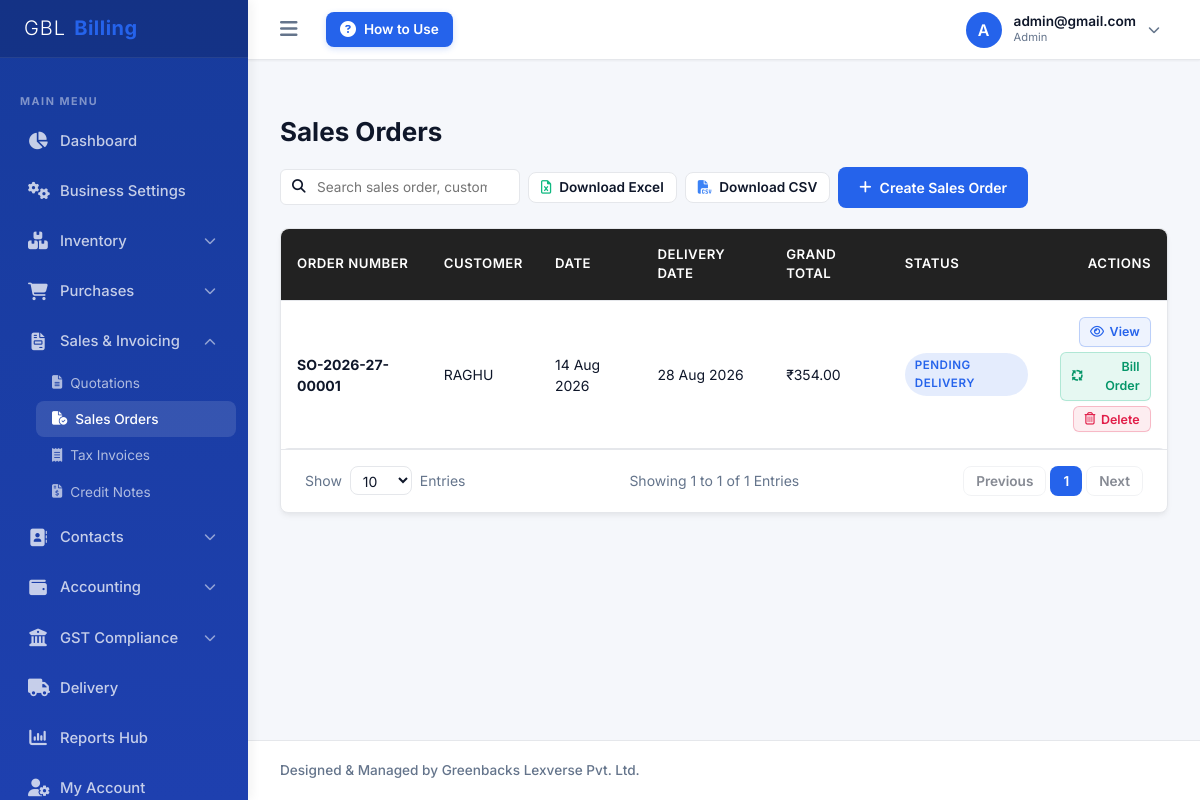
Page /company/sales-orders/ (signed in) on the committed database.
### billing/models.py (models this page shows, shortened)
class CustomUser(AbstractUser):
    ROLE_CHOICES = [
        ('SUPERADMIN', 'System Superadmin'),  # For Admin Panel Owner
        ('ADMIN', 'Company Admin'),           # Company Owner
        ('ACCOUNTANT', 'Accountant'),
        ('BILLING_STAFF', 'Billing Staff'),
        ('SALES_STAFF', 'Sales Staff'),
        ('INVENTORY_STAFF', 'Inventory Staff'),
    ]
    company = models.ForeignKey(Company, on_delete=models.CASCADE, null=True, blank=True, related_name='users')
    role = models.CharField(max_length=20, choices=ROLE_CHOICES, default='ADMIN')
    mobile = models.CharField(max_length=15, blank=True, null=True)
    profile_photo = models.ImageField(upload_to='profile_photos/', blank=True, null=True)
    updated_at = models.DateTimeField(auto_now=True, null=True)
    def get_profile_photo_url(self):
        if self.profile_photo:
            try:
                timestamp = int(self.updated_at.timestamp()) if self.updated_at else 1
                return f"{self.profile_photo.url}?v={timestamp}"
            except Exception:
                return self.profile_photo.url
        return None

class SalesOrder(models.Model):
    STATUS_CHOICES = [('DRAFT', 'Draft'), ('PENDING', 'Pending Delivery'), ('PARTIALLY_DELIVERED', 'Partially Delivered'), ('DELIVERED', 'Delivered'), ('CANCELLED', 'Cancelled'), ('INVOICED', 'Invoiced')]
    company = models.ForeignKey(Company, on_delete=models.CASCADE)
    customer = models.ForeignKey(Customer, on_delete=models.PROTECT)
    order_number = models.CharField(max_length=50)
    order_date = models.DateField()
    expected_delivery = models.DateField()
    subtotal = models.DecimalField(max_digits=15, decimal_places=2, default=Decimal('0.00'))
    discount_total = models.DecimalField(max_digits=15, decimal_places=2, default=Decimal('0.00'))
    taxable_value = models.DecimalField(max_digits=15, decimal_places=2, default=Decimal('0.00'))
    cgst_total = models.DecimalField(max_digits=15, decimal_places=2, default=Decimal('0.00'))
    sgst_total = models.DecimalField(max_digits=15, decimal_places=2, default=Decimal('0.00'))
    igst_total = models.DecimalField(max_digits=15, decimal_places=2, default=Decimal('0.00'))
    cess_total = models.DecimalField(max_digits=15, decimal_places=2, default=Decimal('0.00'))
    round_off = models.DecimalField(max_digits=5, decimal_places=2, default=Decimal('0.00'))
    grand_total = models.DecimalField(max_digits=15, decimal_places=2, default=Decimal('0.00'))
    status = models.CharField(max_length=20, choices=STATUS_CHOICES, default='DRAFT')
    notes = models.TextField(blank=True, null=True)
    terms = models.TextField(blank=True, null=True)
    class Meta:
        unique_together = ('company', 'order_number')

class Customer(models.Model):
    CUSTOMER_TYPES = [
        ('REGISTERED', 'Regular Registered'),
        ('COMPOSITION', 'Composition Scheme'),
        ('UNREGISTERED', 'Unregistered Business'),
        ('CONSUMER', 'Consumer / Retailer'),
        ('SEZ', 'SEZ Developer / Unit'),
        ('EXPORT', 'Overseas Export'),
    ]
    company = models.ForeignKey(Company, on_delete=models.CASCADE)
    name = models.CharField(max_length=200)
    business_name = models.CharField(max_length=200, blank=True, null=True)
    customer_type = models.CharField(max_length=20, choices=CUSTOMER_TYPES, default='CONSUMER')
    gstin = models.CharField(max_length=15, blank=True, null=True)
    pan = models.CharField(max_length=10, blank=True, null=True)
    email = models.EmailField(blank=True, null=True)
    mobile = models.CharField(max_length=15)
    alternate_mobile = models.CharField(max_length=15, blank=True, null=True)
    billing_address = models.TextField()
    billing_city = models.CharField(max_length=100)
    billing_state = models.CharField(max_length=100)
    billing_state_code = models.CharField(max_length=2)
    billing_pincode = models.CharField(max_length=6)
    shipping_address = models.TextField(blank=True, null=True)
    shipping_city = models.CharField(max_length=100, blank=True, null=True)
    shipping_state = models.CharField(max_length=100, blank=True, null=True)
    shipping_state_code = models.CharField(max_length=2, blank=True, null=True)
    shipping_pincode = models.CharField(max_length=6, blank=True, null=True)
    credit_limit = models.DecimalField(max_digits=12, decimal_places=2, default=Decimal('0.00'))
    credit_days = models.IntegerField(default=30)
    opening_balance = models.DecimalField(max_digits=12, decimal_places=2, default=Decimal('0.00'))
    opening_balance_type = models.CharField(max_length=2, choices=[('DR', 'Debit (Receivable)'), ('CR', 'Credit (Payable)')], default='DR')
    outstanding_balance = models.DecimalField(max_digits=12, decimal_places=2, default=Decimal('0.00'))
    is_active = models.BooleanField(default=True)
    created_at = models.DateTimeField(auto_now_add=True)

### billing/views.py (the view, shortened to what this page needs)
# urls.py: path('company/sales-orders/', views.SalesOrderListView.as_view(), name='sales_order_list'),
class SalesOrderListView(CompanyRequiredMixin, CompanyQuerySetMixin, PaginationMixin, ListView):
    model = SalesOrder
    template_name = 'company/sales_order_list.html'
    context_object_name = 'orders'
    def get_queryset(self):
        qs = super().get_queryset().order_by('-order_date', '-id')
        search = self.request.GET.get('search')
        status = self.request.GET.get('status')
        if status:
            qs = qs.filter(status=status)
        else:
            qs = qs.exclude(status='CANCELLED')
        return qs

### billing/context_processors.py (called while the page is built)
def global_gst_states(request):
    return {
        'indian_states': INDIAN_STATES_AND_UTS,
    }

### billing/mixins.py (called while the page is built)
    def dispatch(self, request, *args, **kwargs):
        if not request.user.is_authenticated:
            return self.handle_no_permission()
        if request.user.role == 'SUPERADMIN':
            raise PermissionDenied("System Superadmins cannot access Company Panel.")
        if not request.user.company or not request.user.company.is_active:
            raise PermissionDenied("You do not belong to an active business account.")
        company = request.user.company
        if company.subscription_status == 'SUSPENDED':
            raise PermissionDenied("Your business subscription is suspended. Please contact admin.")
        return super().dispatch(request, *args, **kwargs)

    def get_queryset(self):
        queryset = super().get_queryset()
        return queryset.filter(company=self.request.user.company)

    def get_paginate_by(self, queryset):
        try:
            limit = int(self.request.GET.get('entries', 10))
            if limit in [10, 25, 50, 100]:
                return limit
        except (ValueError, TypeError):
            pass
        return 10

    def get_context_data(self, **kwargs):
        context = super().get_context_data(**kwargs)
        context['entries'] = self.request.GET.get('entries', '10')
        return context

### templates/company/sales_order_list.html (shortened to what this page needs)
{% extends 'base_company.html' %}
{% block sub_sales_orders %}sub-item-active{% endblock %}
{% block content %}
<div class="page-header" style="display: flex; justify-content: space-between; align-items: center; flex-wrap: wrap; gap: 1rem;">
    <h1 class="page-title" style="margin: 0;">Sales Orders</h1>
    <div style="display: flex; gap: 0.5rem; align-items: center; flex-wrap: wrap;">
        {% include 'common_table_search.html' with placeholder="Search sales order, customer..." %}
        <button type="button" class="btn btn-secondary" onclick="exportTableData('excel', 'Sales_Orders')" style="font-size: 0.85rem; padding: 0.4rem 0.75rem;" title="Download Excel">
            <i class="fa-regular fa-file-excel" style="color: #10b981;"></i> Download Excel
        </button>
        <button type="button" class="btn btn-secondary" onclick="exportTableData('csv', 'Sales_Orders')" style="font-size: 0.85rem; padding: 0.4rem 0.75rem;" title="Download CSV">
            <i class="fa-solid fa-file-csv" style="color: #3b82f6;"></i> Download CSV
        </button>
        <a href="{% url 'sales_order_add' %}" class="btn btn-primary">
            <i class="fa-solid fa-plus"></i> Create Sales Order
        </a>
    </div>
</div>
<div class="table-container-ajax" id="table-container">
<div class="card-container">
    <div class="table-responsive">
        <table class="custom-table">
            <thead>
                <tr>
                    <th>Order Number</th>
                    <th>Customer</th>
                    <th>Date</th>
                    <th>Delivery Date</th>
                    <th>Grand Total</th>
                    <th>Status</th>
                    <th style="text-align: right;">Actions</th>
                </tr>
            </thead>
            <tbody>
                {% for o in orders %}
                    <tr>
                        <td><strong>{{ o.order_number }}</strong></td>
                        <td>{{ o.customer.name }}</td>
                        <td>{{ o.order_date|date:"d M Y" }}</td>
                        <td>{{ o.expected_delivery|date:"d M Y" }}</td>
                        <td>₹{{ o.grand_total }}</td>
                        <td>
                            <span class="badge {% if o.status == 'INVOICED' %}badge-success{% else %}badge-info{% endif %}">
                                {{ o.get_status_display }}
                            </span>
                        </td>
                        <td style="text-align: right;">
                            <div style="display: flex; flex-direction: column; gap: 0.35rem; align-items: flex-end;">
                                <a href="{% url 'sales_order_view' o.id %}" class="btn-action-view" title="View Details"><i class="fa-regular fa-eye"></i> View</a>
                                {% if o.status != 'INVOICED' %}
                                    <a href="{% url 'sales_order_convert' o.id %}" class="btn-action-convert" title="Bill Order"><i class="fa-solid fa-arrows-spin"></i> Bill Order</a>
                                {% endif %}
                                <button type="button" onclick="triggerGlobalDelete('/api/delete/sales-order/{{ o.id }}/', '{{ o.order_number }}')" class="btn-action-delete" title="Delete Order">
                                    <i class="fa-regular fa-trash-can"></i> Delete
                                </button>
                            </div>
                        </td>
                    </tr>
                {% empty %}
                    <tr>
                        <td colspan="7" style="text-align: center; color: var(--muted-foreground); padding: 2rem;">No sales orders logged.</td>
                    </tr>
                {% endfor %}
            </tbody>
        </table>
    </div>
    {% include 'common_pagination.html' %}
</div>
</div>
{% endblock %}

### templates/base.html (shortened to what this page needs)
{% load static %}
<!DOCTYPE html>
<html lang="en">
<head>
    <link href="https://cdnjs.cloudflare.com/ajax/libs/font-awesome/6.4.0/css/all.min.css" rel="stylesheet">
    <link rel="stylesheet" href="{% static 'css/styles.css' %}">
</head>
<body>
    <div class="app-container">
        <aside class="sidebar" id="sidebar">
            <div class="sidebar-header">
                <div class="sidebar-logo">
                    <span style="color: #ffffff; font-weight: 300; letter-spacing: 1px;">GBL</span><span style="color: #2563eb; font-weight: 700; letter-spacing: 0.5px;">Billing</span>
                </div>
            </div>
            <ul class="sidebar-menu">
                {% block sidebar_menu %}{% endblock %}
            </ul>
        </aside>
        <div class="main-wrapper">
            <header class="app-header">
                <div class="header-left">
                    <button type="button" class="toggle-sidebar-btn" id="toggle-sidebar" onclick="toggleAppSidebar(event)" title="Toggle Sidebar">
                        <i class="fa-solid fa-bars"></i>
                    </button>
                    <a href="{% url 'how_to_use' %}" class="btn-how-to-use" title="How to Use - User Guide">
                        <i class="fa-solid fa-circle-question"></i>
                        <span>How to Use</span>
                    </a>
                </div>
                <div class="header-right">
                    <div class="profile-trigger-container" id="profile-area">
                        <div class="user-profile" id="profile-btn">
                            <div class="user-avatar" id="header-user-avatar-box">
                                {% if request.user.get_profile_photo_url %}
                                    <img id="header-user-avatar" src="{{ request.user.get_profile_photo_url }}" alt="Profile" style="width: 100%; height: 100%; object-fit: cover; border-radius: 50%;">
                                {% else %}
                                    <span id="header-user-initial">{{ request.user.username|slice:":1"|upper }}</span>
                                {% endif %}
                            </div>
                            <div class="user-info-text">
                                <div style="font-size: 0.85rem; font-weight: 600; line-height: 1.2;">{{ request.user.username }}</div>
                                <div style="font-size: 0.7rem; color: var(--muted); text-transform: capitalize;">{{ request.user.role|lower }}</div>
                            </div>
                            <i class="fa-solid fa-chevron-down dropdown-arrow"></i>
                        </div>
                    </div>
                </div>
            </header>
            <main class="content-body">
                {% block content %}{% endblock %}
            </main>
            <footer class="app-footer">
                <div style="font-size: 0.85rem; font-weight: 500;">Designed & Managed by Greenbacks Lexverse Pvt. Ltd.</div>
            </footer>
        </div>
    </div>
</body>
</html>

### rows in the picture
CustomUser: user.username "A", user.username "admin@gmail.com", user.role "Admin"
SalesOrder: order_number "SO-2026-27-00001", customer.name "RAGHU", order_date "14 Aug 2026", expected_delivery "28 Aug 2026", grand_total "354.00", status "PENDING DELIVERY", shows "Bill Order"

### other values in the picture
{{ page_obj.start_index }} "1"
{{ page_obj.end_index }} "1"
{{ page_obj.paginator.count }} "1"
{{ num }} "1"
